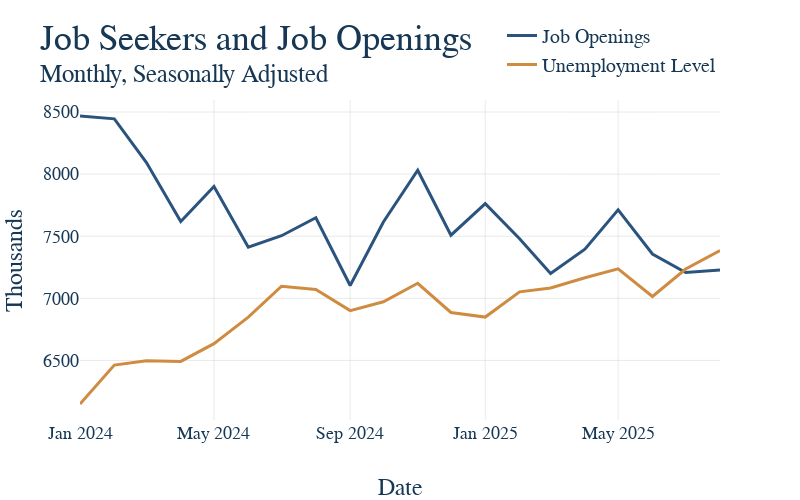

The notebook cell saved with this chart:
### Markdown cell above
5. Now that all our data is ready, make the graph and have it save itself as a .html file to graph_output whenver the notebooks is rerun. The name of the file should exactly match the notebook name. For instance, this file "example.ipynb" produces the graph "example.html." Nice work, you made a graph!

### Code cell
# First make the figure
fig = go.Figure()

# Loop the columns of the dataframe and plot each as a separate trace
for col in joined_df.columns:
    fig.add_trace(
        go.Scatter(
            x=joined_df.index,
            y=joined_df[col],
            mode='lines',
            name=col
        )
    )
# Update the titles, using the html tage <sup> for a subtitle 
fig.update_layout(
    title = dict(text = 'Job Seekers and Job Openings<br><sup>Monthly, Seasonally Adjusted </sup>'),
    xaxis_title="Date",
    # yaxis_title="Job Seekers  Job Opening",
)

# This is graph specific, but here we want the y-axis to be percent signs 
fig.update_yaxes(
    tickformat=".0f",
)

# Again, graph specific, we have a mutliyear series and want tick marks to be years
fig.update_xaxes(
    type='date',
    dtick="M4"
    )

fig.update_layout(showlegend=True,
                legend=dict(
                    orientation="v",
                    font=dict(size=20)),
                height=500,
                width=800,)

# ut.add_end_labels(fig = fig)


# fig.add_hline(
#     y=1,
#     line_dash="dot",
#     line_color="gray",
#     annotation_text="1 Job Seeker per Job Opening",
#     annotation_position="bottom right"
# )

fig.update_yaxes(
    title="Thousands"
)

# Show our figure (Dimensions may be off on different screen sizes)
fig.show()

# This should be the same for EVERY GRAPH!
# Save it to the graph_output folder with the name matching the file, as HTML
fig.write_html(GRAPH_OUTPUT_PATH / f"{GRAPH_NAME}.html")

### Figure 1 — Plotly figure (JSON) as saved in the notebook; plotly's stock layout.template omitted (floating-point values rounded to 4 significant figures)
{"data": [{"mode": "lines", "name": "Job Openings", "type": "scatter", "x": ["2024-01-01T00:00:00", "2024-02-01T00:00:00", "2024-03-01T00:00:00", "2024-04-01T00:00:00", "2024-05-01T00:00:00", "2024-06-01T00:00:00", "2024-07-01T00:00:00", "2024-08-01T00:00:00", "2024-09-01T00:00:00", "2024-10-01T00:00:00", "2024-11-01T00:00:00", "2024-12-01T00:00:00", "2025-01-01T00:00:00", "2025-02-01T00:00:00", "2025-03-01T00:00:00", "2025-04-01T00:00:00", "2025-05-01T00:00:00", "2025-06-01T00:00:00", "2025-07-01T00:00:00", "2025-08-01T00:00:00"], "y": [8468.0, 8445.0, 8093.0, 7619.0, 7901.0, 7412.0, 7504.0, 7649.0, 7103.0, 7615.0, 8031.0, 7508.0, 7762.0, 7480.0, 7200.0, 7395.0, 7712.0, 7357.0, 7208.0, 7227.0]}, {"mode": "lines", "name": "Unemployment Level", "type": "scatter", "x": ["2024-01-01T00:00:00", "2024-02-01T00:00:00", "2024-03-01T00:00:00", "2024-04-01T00:00:00", "2024-05-01T00:00:00", "2024-06-01T00:00:00", "2024-07-01T00:00:00", "2024-08-01T00:00:00", "2024-09-01T00:00:00", "2024-10-01T00:00:00", "2024-11-01T00:00:00", "2024-12-01T00:00:00", "2025-01-01T00:00:00", "2025-02-01T00:00:00", "2025-03-01T00:00:00", "2025-04-01T00:00:00", "2025-05-01T00:00:00", "2025-06-01T00:00:00", "2025-07-01T00:00:00", "2025-08-01T00:00:00"], "y": [6149.0, 6462.0, 6497.0, 6492.0, 6635.0, 6849.0, 7097.0, 7071.0, 6901.0, 6972.0, 7121.0, 6886.0, 6849.0, 7052.0, 7083.0, 7166.0, 7237.0, 7015.0, 7236.0, 7384.0]}], "layout": {"height": 500, "legend": {"font": {"size": 20}, "orientation": "v"}, "showlegend": true, "title": {"text": "Job Seekers and Job Openings<br><sup>Monthly, Seasonally Adjusted </sup>"}, "width": 800, "xaxis": {"dtick": "M4", "title": {"text": "Date"}, "type": "date"}, "yaxis": {"tickformat": ".0f", "title": {"text": "Thousands"}}}}
